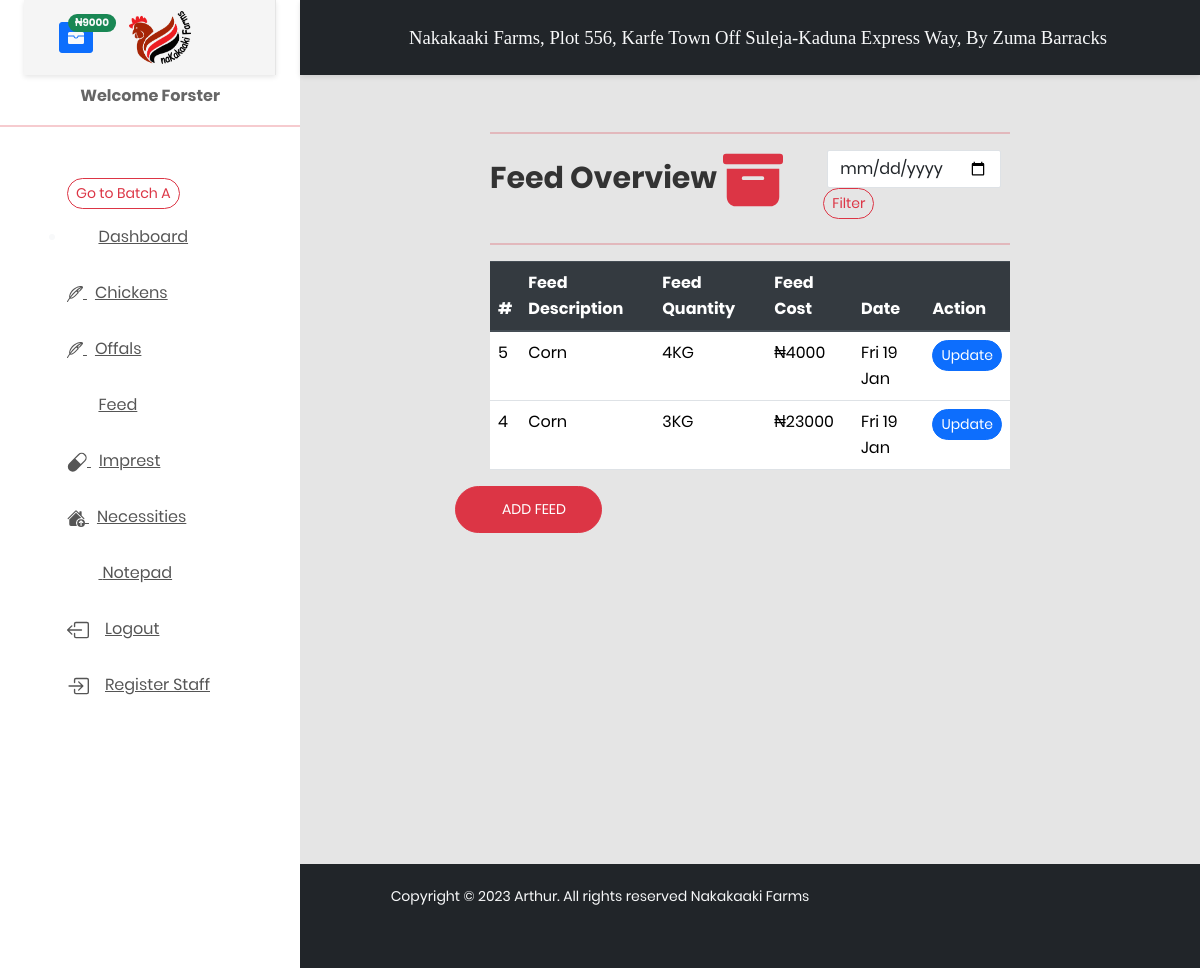
Before: /feed_overview_b/ (signed in) with the older database file.
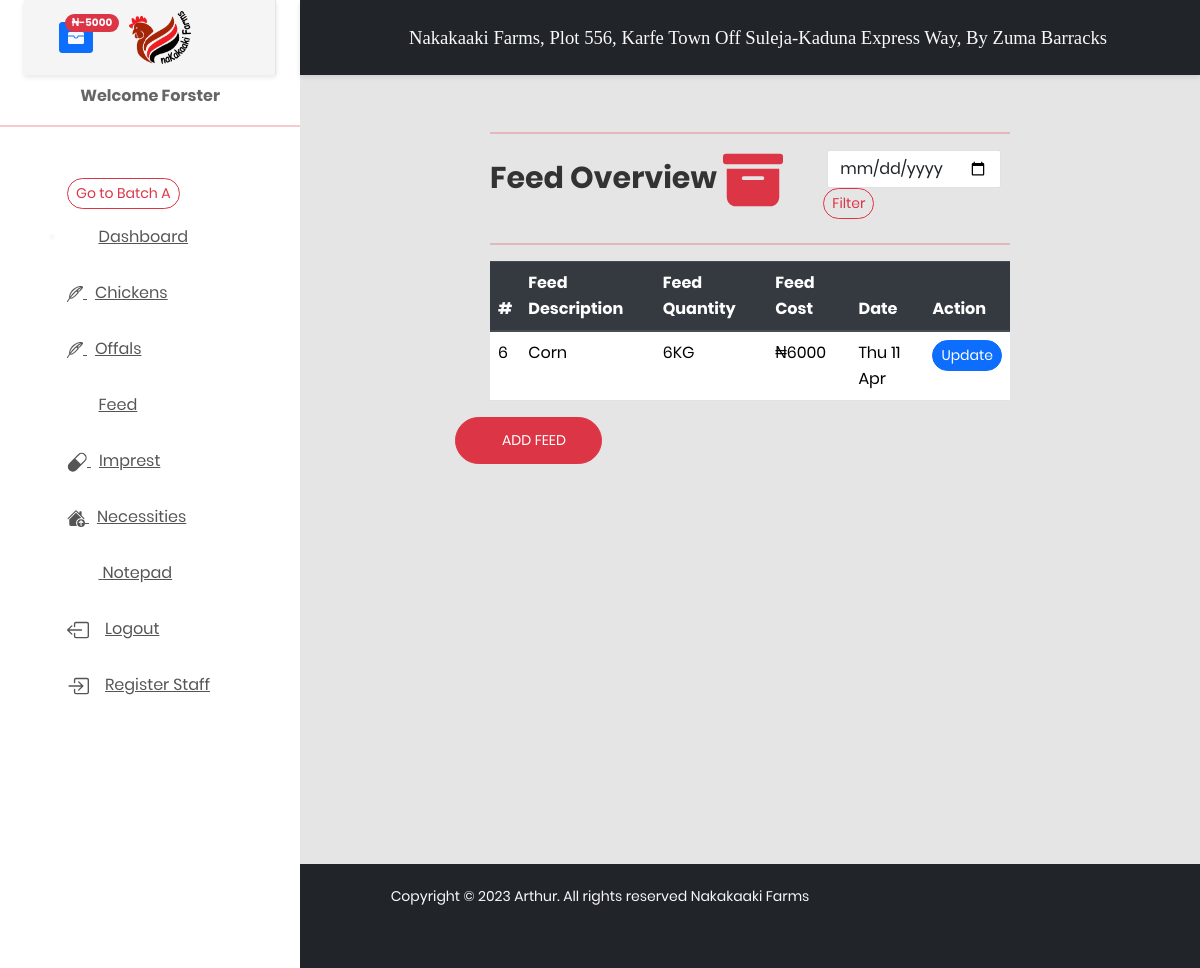
After: the same page with the newer database file.
### poultry_b/models.py (models this page shows, shortened)
class Feed_b(models.Model):
    feed_description = models.CharField(max_length=100)
    feed_quantity = models.IntegerField(null=True, blank=True)
    feed_cost = models.IntegerField(default=0, null=True, blank=True)
    date = models.DateTimeField(auto_now_add=True, null=True, blank=False)

### poultry_b/views.py (the view)
# urls.py: path('feed_overview_b/', new_views.feed_overview_b, name='feed_overview_b'),
def feed_overview_b(request):
    if not request.user.is_authenticated:
        messages.error(request, ' Please Login to Continue')
        return redirect('login')
    chickens_feed = Feed_b.objects.all().order_by('-date')
    imprest = Imprest_b.objects.values_list('total_imprest', flat=True).last()
    if request.method == 'GET':
        date = request.GET.get('date')
        print(date)
        if date:
            queryset = Feed_b.objects.filter(date__icontains=date)
            print(queryset)
        else:
            date = None
            queryset = Feed_b.objects.all()
    context = {
        'chickens_feed': chickens_feed,
        "imprest": imprest,
        'date': date,
        'queryset': queryset
    }
    return render(request, 'poultry_b/feed_overview_b.html', context)

### poultry_b/templates/poultry_b/feed_overview_b.html (shortened to what this page needs)
{%extends 'poultry_b/base_b.html'%}
{%load crispy_forms_tags%}
{%block content%}
<div class="container-fluid">
 <div class="row">
  <div class="col-md-8 offset-2">
      <hr class="text-danger">
      <div class="row">
          <div class="col-7">
               <h2>Feed Overview
      <i>
      </i>
               </h2>
          </div>
          <div class="col-3">
              <form method="get" class="d-flex align-self-right form-inline ml-3">
          <div class="form-group mx-1">
    <input type="date" class="form-control" id="inputPassword2" name="date">
  </div>
  <button type="submit" class="btn btn-sm btn-outline-danger rounded-pill mb-2">Filter</button>
</form>
          </div>
      </div>
   {%if queryset and date%}
      <div>{%include 'poultry/message.html'%}</div>
   <table class="table">
  <thead class="thead-dark">
    <tr>
      <th scope="col">#</th>
      <th scope="col">Feed Description</th>
      <th scope="col">Feed Quantity</th>
       <th scope="col">Date</th>
        {%if user.is_superuser%}
         <th scope="col">Action</th>
        {%endif%}
    </tr>
  <hr class="text-danger">
  </thead>
  <tbody>
   {%for rows in queryset%}
    <tr>
       <td>{{rows.id}}</td>
       <td>{{rows.feed_description}}</td>
        <td>{{rows.feed_quantity}}KG</td>
        <td>₦{{rows.feed_cost}}</td>
       <td>{{rows.date|date:"D d M"}}</td>
        {%if user.is_superuser%}
        <td><a href="{%url 'update_feed__b' rows.id%}" class="btn btn-sm btn-primary rounded-pill">Update</a></td>
         {%endif%}
    </tr>
    {%endfor%}
  </tbody>
</table>
</div>
     <div class="col-md-4">
   <div class="overview-wrap">
      <h2 class="title-1"></h2>
      <a href="{%url 'feed_b'%}"><button class="btn au-btn btn-sm btn-danger rounded-pill my-3">
      <i class="zmdi zmdi-plus"></i>add feed</button></a>
 </div>
    </div>
     <div class="col-md-2">
      <a href="{%url 'feed_overview_b'%}" class="btn au-btn btn-sm btn-danger rounded-pill my-3">Refresh</a>
         </div>
</div>
  </div>
      {%elif queryset.count == 0%}
   <h3 class="my-2">No Data Found</h3>
<div class="col-md-2">
      <a href="{%url 'feed_overview_b'%}" class="btn au-btn btn-sm btn-danger rounded-pill my-3">Refresh</a>
</div>
{%else%}
   <table class="table">
  <thead class="thead-dark">
    <tr>
      <th scope="col">#</th>
      <th scope="col">Feed Description</th>
      <th scope="col">Feed Quantity</th>
        <th scope="col">Feed Cost</th>
       <th scope="col">Date</th>
        {%if user.is_superuser%}
         <th scope="col">Action</th>
        {%endif%}
    </tr>
  <hr class="text-danger">
  </thead>
  <tbody>
   {%for rows in chickens_feed%}
    <tr>
       <td>{{rows.id}}</td>
       <td>{{rows.feed_description}}</td>
        <td>{{rows.feed_quantity}}KG</td>
        <td>₦{{rows.feed_cost}}</td>
       <td>{{rows.date|date:"D d M"}}</td>
         {%if user.is_superuser%}
        <td><a href="{%url 'update_feed_b' rows.id%}" class="btn btn-sm btn-primary rounded-pill">Update</a></td>
         {%endif%}
    </tr>
    {%endfor%}
  </tbody>
</table>
</div>
     <div class="col-md-4">
   <div class="overview-wrap">
      <a href="{%url 'feed_b'%}"><button class="btn au-btn btn-sm btn-danger rounded-pill my-3">
      <i class="zmdi zmdi-plus"></i>add feed</button></a>
 </div>
    </div>
</div>
  </div>
{%endif%}
{%endblock%}

### poultry_b/templates/poultry_b/base_b.html (shortened to what the changed rows need)
<!DOCTYPE html>
<html lang="en">
<head>
    <link href="https://cdn.jsdelivr.net/npm/bootstrap@5.1.3/dist/css/bootstrap.min.css" rel="stylesheet">
    <link rel="stylesheet" href="https://stackpath.bootstrapcdn.com/bootstrap/4.5.2/css/bootstrap.min.css">
    <link href="/static/css/font-face.css" rel="stylesheet" media="all">
    <link href="/static/vendor/font-awesome-4.7/css/font-awesome.min.css" rel="stylesheet" media="all">
    <link href="/static/vendor/font-awesome-5/css/fontawesome-all.min.css" rel="stylesheet" media="all">
    <link href="/static/vendor/mdi-font/css/material-design-iconic-font.min.css" rel="stylesheet" media="all">
    <link href="/static/vendor/bootstrap-4.1/bootstrap.min.css" rel="stylesheet" media="all">
    <link href="/static/vendor/animsition/animsition.min.css" rel="stylesheet" media="all">
    <link href="/static/vendor/bootstrap-progressbar/bootstrap-progressbar-3.3.4.min.css" rel="stylesheet" media="all">
    <link href="/static/vendor/wow/animate.css" rel="stylesheet" media="all">
    <link href="/static/vendor/css-hamburgers/hamburgers.min.css" rel="stylesheet" media="all">
    <link href="/static/vendor/slick/slick.css" rel="stylesheet" media="all">
    <link href="/static/vendor/select2/select2.min.css" rel="stylesheet" media="all">
    <link href="/static/vendor/perfect-scrollbar/perfect-scrollbar.css" rel="stylesheet" media="all">
    <link href="/static/css/theme.css" rel="stylesheet" media="all">
</head>
<body class="animsition">
    <div class="page-wrapper">
        <aside class="menu-sidebar d-none d-lg-block">
            <div class="logo mx-4">
                  {%if imprest < 5000%}
                                                        <button type="button" class="btn btn-primary btn-sm position-relative float-left">
                                                          <span class="position-absolute top-0 start-100 translate-middle badge rounded-pill bg-danger">
                                                            <p class="text-light" data-toggle="tooltip" data-placement="top" title="Imprest Balance"> ₦{{imprest}}</p>
                                                          </span>
                                                        </button>
                                                        {%else%}
                                                        <button type="button" class="btn btn-primary btn-sm position-relative float-left">
                                                          <span class="position-absolute top-0 start-100 translate-middle badge rounded-pill bg-success text-light">
                                                            <p class="text-light" data-toggle="tooltip" data-placement="top" title="Imprest Balance"> ₦{{imprest}}</p>
                                                          </span>
                                                        </button>
                                                        {%endif%}
            </div>
        </aside>
        <div class="page-container">
 <div class="main-content">
                <div class="section__content section__content--p30">
                    <div class="container-fluid">
                        <div class="row">
                            <div class="col-md-12">
                                <div class="overview-wrap">
        {%block content%}{%endblock%}
</div>
  </div>
</div>
                            </div>
                        </div>
                    </div>
                </div>
 </div>
</body>
</html>

Changed rows visible on the page:
removed Feed_b: id "5", feed_description "Corn", feed_quantity "4", feed_cost "4000", date "Fri 19 Jan"
removed Feed_b: id "4", feed_description "Corn", feed_quantity "3", feed_cost "23000", date "Fri 19 Jan"
added Feed_b: id "6", feed_description "Corn", feed_quantity "6", feed_cost "6000", date "Thu 11 Apr"
Other visible differences:
{{ imprest }}: (not shown) → "-5000"
{{ imprest }}: "9000" → (not shown)
